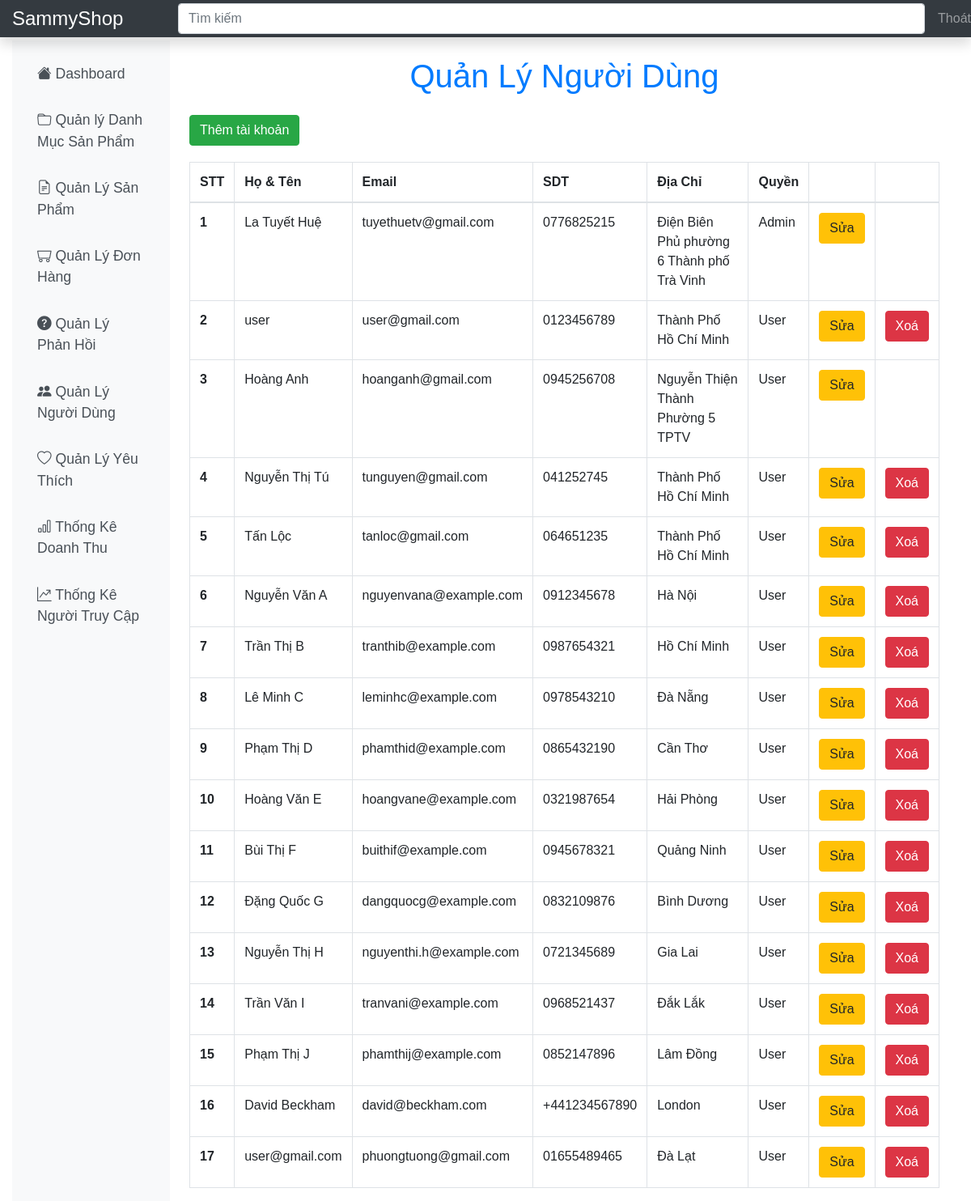
The app's page /Admin/user/index.php (signed in) with its own data.
### tables this page shows
CREATE TABLE `user` (
  `id` int(11) NOT NULL,
  `fullname` varchar(50) NOT NULL,
  `email` varchar(150) NOT NULL,
  `phone_number` varchar(20) DEFAULT NULL,
  `address` varchar(200) DEFAULT NULL,
  `password` varchar(32) NOT NULL,
  `role_id` int(11) DEFAULT NULL,
  `created_at` datetime DEFAULT current_timestamp(),
  `updated_at` datetime DEFAULT current_timestamp() ON UPDATE current_timestamp(),
  `deleted` int(11) DEFAULT 0
);

CREATE TABLE `role` (
  `id` int(11) NOT NULL,
  `name` varchar(20) NOT NULL
);

### Database/dbhelper.php (called while the page is built, shortened)
<?php
function executeResult($sql, $isSingle = false) {
    $data = null;
    $conn = mysqli_connect(HOST, USERNAME, PASSWORD, DATABASE);
    mysqli_set_charset($conn, 'utf8');
    $resultset = mysqli_query($conn, $sql);
    if ($isSingle) {
        $data = mysqli_fetch_array($resultset, MYSQLI_ASSOC);
    } else {
        $data = [];
        while (($row = mysqli_fetch_array($resultset, MYSQLI_ASSOC)) != null) {
            $data[] = $row;
        }
    }
    return $data;
}

### Utils/utility.php (called while the page is built, shortened)
<?php
function getUserToken() {
	if(isset($_SESSION['user'])) {
		return $_SESSION['user'];
	}
	return null;
}
?>

### Admin/user/index.php (the view, shortened to what this page needs)
<?php
    require_once('../layout/header.php');
    $sql = "SELECT user.*, role.name AS role_name FROM user LEFT JOIN role ON user.role_id = role.id WHERE user.deleted = 0";
    $data = executeResult($sql);
?>
<div class="row">
    <div class="col-md-12" style="margin-top: 20px;">
        <h1 class="text-center text-primary mb-4"">Quản Lý Người Dùng</h1>
        <a href="edit.php"><button class="btn btn-success"> Thêm tài khoản </button></a>
        <table class="table table-bordered table-hover" style="margin-top: 20px;">
            <thead>
                <th>STT</th>
                <th>Họ & Tên</th>
                <th>Email</th>
                <th>SDT</th>
                <th>Địa Chỉ</th>
                <th>Quyền</th>
                <th style="width : 50px"></th>
                <th style="width : 50px"></th>
            </thead>
            <tbody>
<?php
    $index = 0;
    foreach($data as $item){
        echo '<tr>
            <th>'.(++$index).'</th>
            <td>'.$item['fullname'].'</td>
            <td>'.$item['email'].'</td>
            <td>'.$item['phone_number'].'</td>
            <td>'.$item['address'].'</td>
            <td>'.$item['role_name'].'</td>
            <td style="width: 50px">
                <a href="edit.php?id='.$item['id'].'"><button class="btn btn-warning">Sửa</button></a>
            </td>
            <td style="width: 50px">';
            if($user['id'] != $item['id'] && $item['role_id'] != 1) {
                echo '<button onclick="deleteUser('.$item['id'].')" class="btn btn-danger">Xoá</button>';
            }
            echo '</td>
         </tr>';
    }
?>
            </tbody>
        </table>
    </div>
</div>
<?php
    require_once('../layout/footer.php');
?>

### Asset/Css/dashboard.css (style rules this page uses)
body { font-family: Arial, sans-serif; padding-top: 50px; }

### records on screen
user: fullname "La Tuyết Huệ", email "tuyethuetv@gmail.com", phone_number "0776825215", address "Điện Biên Phủ phường 6 Thành phố Trà Vinh", role.name "Admin"
user: fullname "user", email "user@gmail.com", phone_number "0123456789", address "Thành Phố Hồ Chí Minh", role.name "User"
user: fullname "Hoàng Anh", email "hoanganh@gmail.com", phone_number "0945256708", address "Nguyễn Thiện Thành Phường 5 TPTV", role.name "User"
user: fullname "Nguyễn Thị Tú", email "tunguyen@gmail.com", phone_number "041252745", address "Thành Phố Hồ Chí Minh", role.name "User"
user: fullname "Tấn Lộc", email "tanloc@gmail.com", phone_number "064651235", address "Thành Phố Hồ Chí Minh", role.name "User"
user: fullname "Nguyễn Văn A", email "nguyenvana@example.com", phone_number "0912345678", address "Hà Nội", role.name "User"
user: fullname "Trần Thị B", email "tranthib@example.com", phone_number "0987654321", address "Hồ Chí Minh", role.name "User"
user: fullname "Lê Minh C", email "leminhc@example.com", phone_number "0978543210", address "Đà Nẵng", role.name "User"
user: fullname "Phạm Thị D", email "phamthid@example.com", phone_number "0865432190", address "Cần Thơ", role.name "User"
user: fullname "Hoàng Văn E", email "hoangvane@example.com", phone_number "0321987654", address "Hải Phòng", role.name "User"
user: fullname "Bùi Thị F", email "buithif@example.com", phone_number "0945678321", address "Quảng Ninh", role.name "User"
user: fullname "Đặng Quốc G", email "dangquocg@example.com", phone_number "0832109876", address "Bình Dương", role.name "User"
user: fullname "Nguyễn Thị H", email "nguyenthi.h@example.com", phone_number "0721345689", address "Gia Lai", role.name "User"
user: fullname "Trần Văn I", email "tranvani@example.com", phone_number "0968521437", address "Đắk Lắk", role.name "User"
user: fullname "Phạm Thị J", email "phamthij@example.com", phone_number "0852147896", address "Lâm Đồng", role.name "User"
user: fullname "David Beckham", email "david@beckham.com", phone_number "+441234567890", address "London", role.name "User"
user: fullname "user@gmail.com", email "phuongtuong@gmail.com", phone_number "01655489465", address "Đà Lạt", role.name "User"
